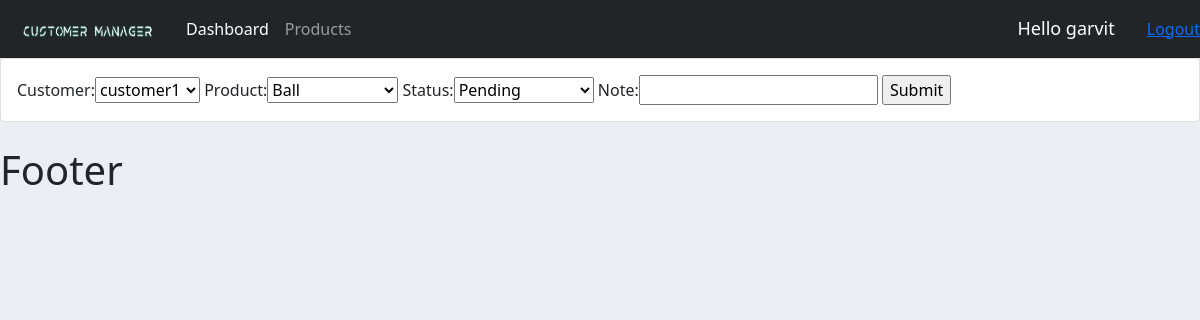
/update_order/1 (signed in), run on the app's committed database.
### accounts/models.py (models this page shows)
class Order(models.Model):
    STATUS=(('Pending','Pending'),('Out for delivery','Out for delivery'),('Delivered','Delivered'))
    customer=models.ForeignKey(Customer, null=True, on_delete=models.SET_NULL) #Setting the refrence
    product=models.ForeignKey(Product, null=True, on_delete=models.SET_NULL)
    date_created=models.DateTimeField(auto_now_add=True, null=True)
    status=models.CharField(max_length=200, null=True, choices=STATUS)
    note = models.CharField(max_length=200, null=True)

### accounts/views.py (the view)
# urls.py: path('update_order/<str:orderId>',views.updateOrder, name="update_order"),
@login_required(login_url='login')
def updateOrder(request, orderId):
    order=Order.objects.get(id=orderId)
    form=OrderForm(instance=order)#set the order in form, it will already fill the form with order data
    if request.method=='POST':
        form=OrderForm(request.POST,instance=order)
        if form.is_valid():
            form.save()
            return redirect('/')
    context={'form':form}
    return render(request,'accounts/order_form.html',context)

### accounts/forms.py
class OrderForm(ModelForm):
    class Meta:
        model=Order
        fields='__all__' #take all the attributes of Order class present in models.py i.e ["customer","product","date_created","status"]

### accounts/models.py (called while the page is built)
    def __str__(self):
        return self.name

    def __str__(self):
        return self.name

### accounts/templates/accounts/order_form.html (shortened to what this page needs)
{% extends 'accounts/main.html' %}
{% load static %}
{% block content %}
<div class="row">
    <div class="col-mod-6">
        <div class="card card-body">
            <form action="" method="POST">
                {% if form %}
                    {{ form }}
                {% endif %}
                <input type="submit" name="Submit">
            </form>
        </div>
    </div>
</div>
{% endblock %}

### accounts/templates/accounts/navbar.html (shortened to what this page needs)
{% load static %}
<nav class="navbar navbar-expand-lg navbar-dark bg-dark">
  <div class="container-fluid">
    <a class="navbar-brand" href="#">
      <img id="logo" src="{% static 'images/logo.png' %}">
    </a>
    <div class="collapse navbar-collapse" id="navbarNav">
      <ul class="navbar-nav">
        <li class="nav-item">
          <a class="nav-link active" aria-current="page" href="{% url 'home'%}">Dashboard</a>
        </li>
        <li class="nav-item">
          <a class="nav-link" href="{% url 'products'%}">Products</a>
        </li>
      </ul>
    </div>
  </div>
    <div class="hello-msg container">Hello {{ request.user }}</div>
    <span><a href="{% url 'logout' %}">Logout</a> </span>
</nav>

### static/css/main.css (style rules this page uses)
#logo { width: 150px; height: 30px; }
body { background-color: #ebeff5; }

### accounts/templates/accounts/navbar.html (style rules this page uses)
.hello-msg { font-size: 18px; color: white; margin-right: 20px; justify-content: end !important; }

### data on the page
Order: customer "customer1", product "Ball", status "Pending"

### other printed values
{{ request.user }} "garvit"
